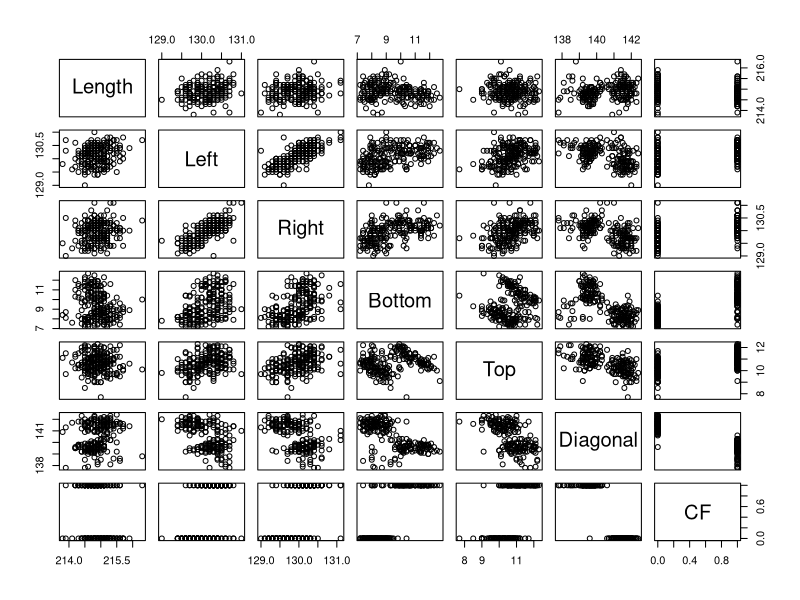
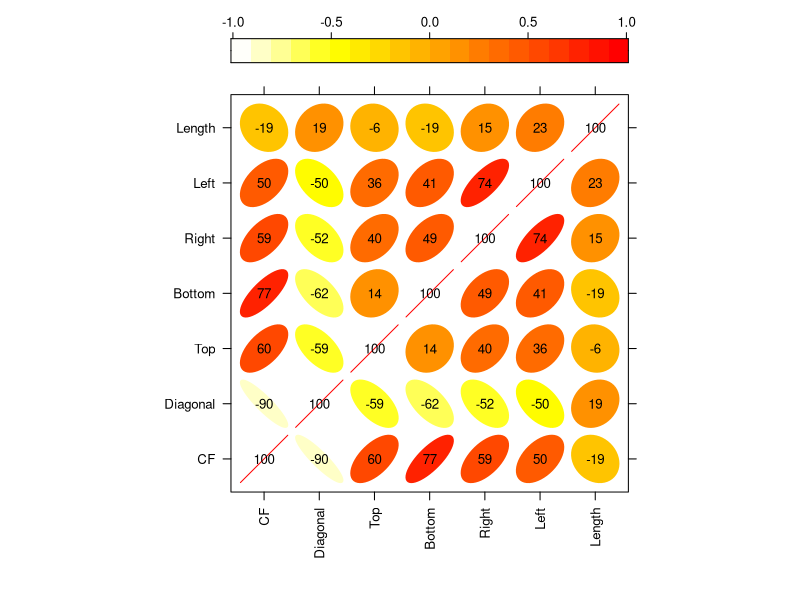
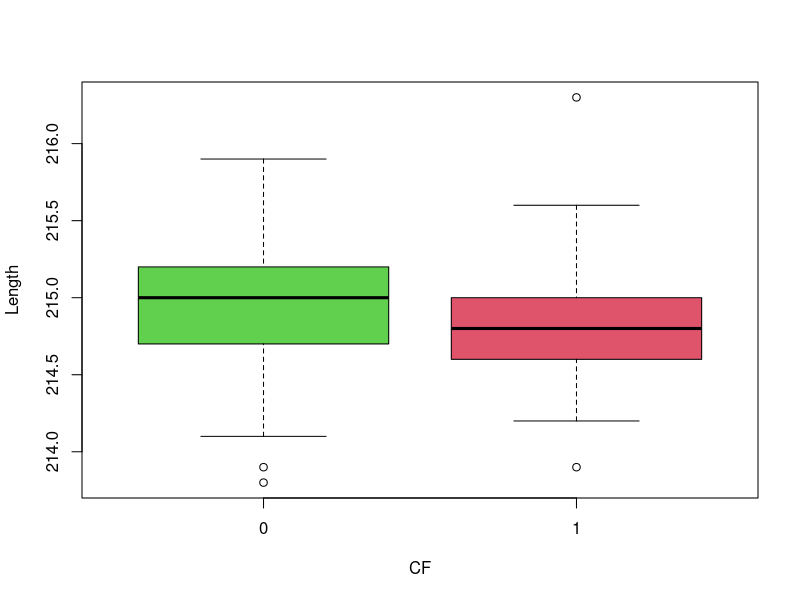
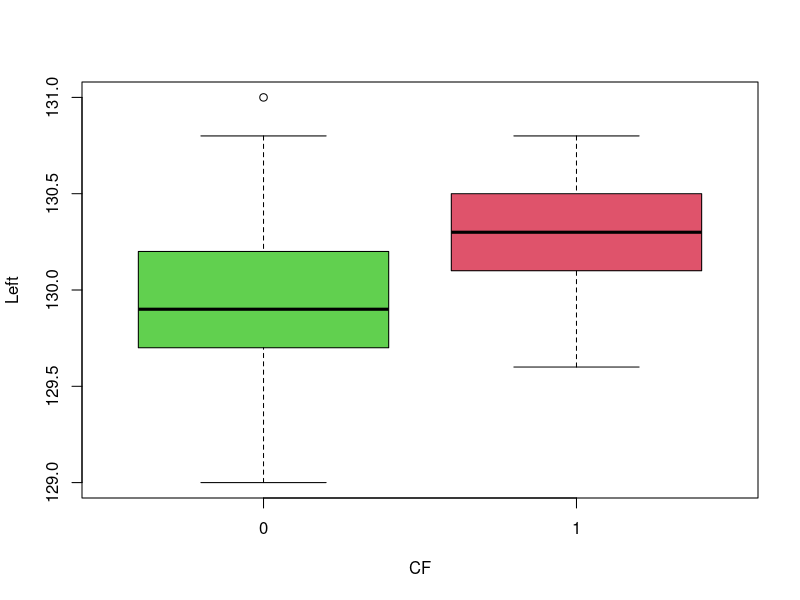
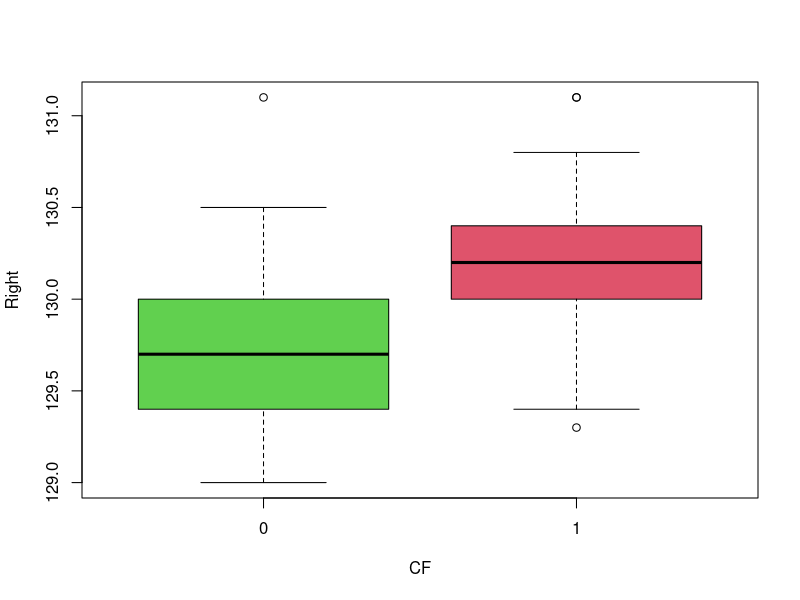
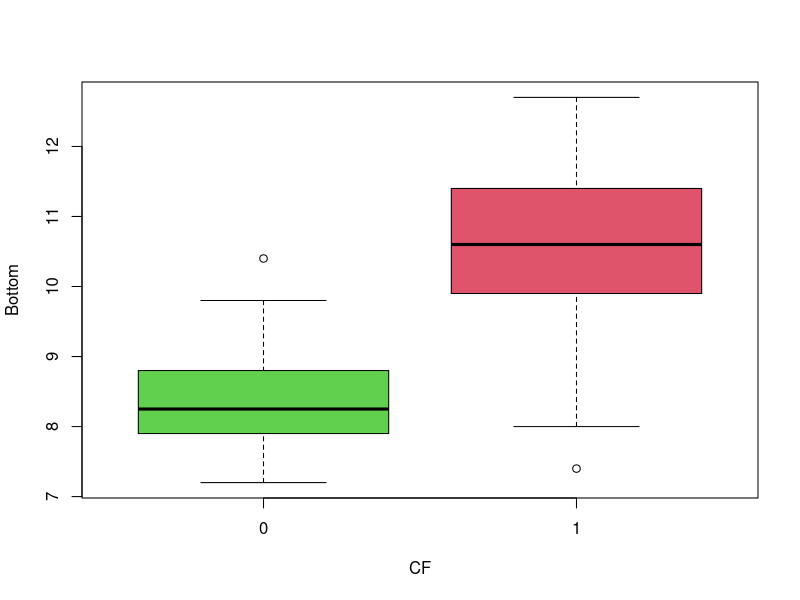
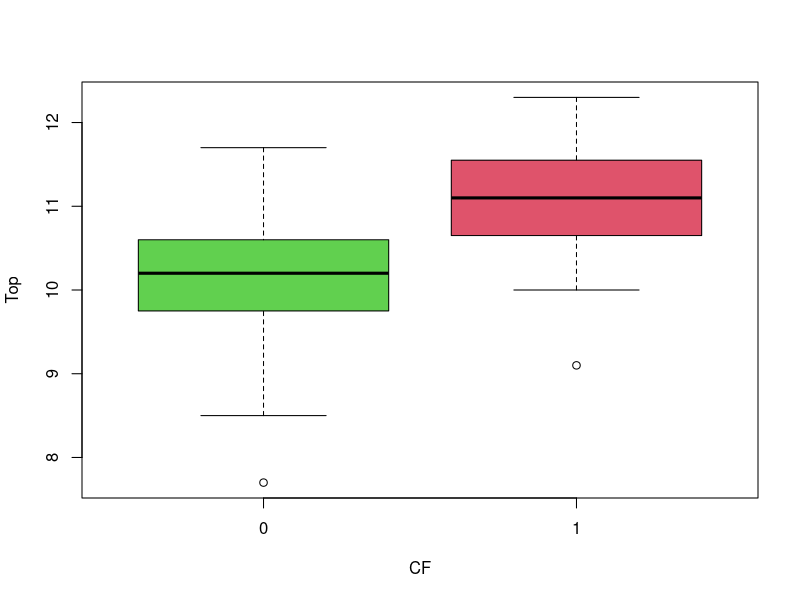
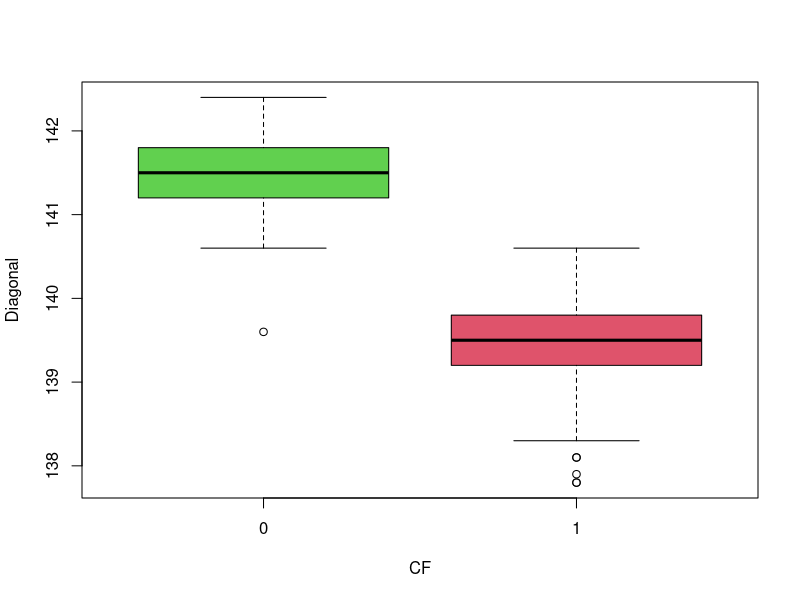

Reproduce these figures in R, in order.
## ---- chunk 1
sbn = read.csv('SBN.txt', sep='')
head(sbn)
## ---- chunk 2
sbn$CF = c(rep(0, 100), rep(1, 100))
head(sbn)
## ---- chunk 3
pairs(sbn)
## ---- chunk 4
library(lattice)
library(ellipse)

cor_df = cor(sbn)

# Function to generate correlation plot
panel.corrgram <- function(x, y, z, subscripts, at, level = 0.9, label = FALSE, ...) {
     require("ellipse", quietly = TRUE)
     x <- as.numeric(x)[subscripts]
     y <- as.numeric(y)[subscripts]
     z <- as.numeric(z)[subscripts]
     zcol <- level.colors(z, at = at,  ...)
     for (i in seq(along = z)) {
         ell=ellipse(z[i], level = level, npoints = 50, 
                     scale = c(.2, .2), centre = c(x[i], y[i]))
         panel.polygon(ell, col = zcol[i], border = zcol[i], ...)
     }
     if (label)
         panel.text(x = x, y = y, lab = 100 * round(z, 2), cex = 0.8,
                    col = "black")
 }

# Generate correlation plot
print(levelplot(cor_df[seq(7,1), seq(7,1)], at = do.breaks(c(-1.01, 1.01), 20),
           xlab = NULL, ylab = NULL, colorkey = list(space = "top"), col.regions=rev(heat.colors(100)),
           scales = list(x = list(rot = 90)),
           panel = panel.corrgram, label = TRUE))
## ---- chunk 5
# plotting `Length`
boxplot(Length~CF, data=sbn, col=c(3,2))
## ---- chunk 6
# plotting `Left`
boxplot(Left~CF, data=sbn, col=c(3,2))
## ---- chunk 7
# plotting `Right`
boxplot(Right~CF, data=sbn, col=c(3,2))
## ---- chunk 8
# plotting `Bottom`
boxplot(Bottom~CF, data=sbn, col=c(3,2))
## ---- chunk 9
# plotting `Top`
boxplot(Top~CF, data=sbn, col=c(3,2))
## ---- chunk 10
# plotting `Diagonal`
boxplot(Diagonal~CF, data=sbn, col=c(3,2))
## ---- chunk 11
CF_0 = sbn[sbn['CF'] == 0,]
CF_1 = sbn[sbn['CF'] == 1,]

sample_stats = rbind(colMeans(CF_0), colMeans(CF_1))
sample_stats
## ---- chunk 12
set.seed(99)

# 5 folds each with size of 40
k = 5
n = nrow(sbn) / k

# shuffling data frame
sbn = sbn[sample.int(nrow(sbn), replace=FALSE),]

# getting indexes for each k fold
indexes = c()
for (i in 1:k) {
  index = (1+(i-1)*n):(n+(i-1)*n)
  indexes = c(indexes, list(index))
}

# splitting into k validation and training sets
validation_1 = sbn[indexes[[1]],]
validation_2 = sbn[indexes[[2]],]
validation_3 = sbn[indexes[[3]],]
validation_4 = sbn[indexes[[4]],]
validation_5 = sbn[indexes[[5]],]
training_1 = sbn[-indexes[[1]],]
training_2 = sbn[-indexes[[2]],]
training_3 = sbn[-indexes[[3]],]
training_4 = sbn[-indexes[[4]],]
training_5 = sbn[-indexes[[5]],]
## ---- chunk 13
# plotting `Length`
hist(sbn$Length,
     xlab='Length',
     main='Distribution of Length')
## ---- chunk 14
# plotting `Top`
hist(sbn$Top,
     xlab='Top',
     main='Distribution of Top')
## ---- chunk 15
# plotting `Diagonal`
hist(sbn$Diagonal,
     xlab='Diagonal',
     main='Distribution of Diagonal')
## ---- chunk 16
LDA = function(train, val) {
  
  # getting count of each class
  n_CF_0 = length(train$CF) - sum(train$CF)
  n_CF_1 = sum(train$CF)

  # getting prior probabilities
  p_CF_0 = mean(train$CF)
  p_CF_1 = 1 - p_CF_0

  # getting sample mean vectors
  mean_CF_0 = colMeans(train[train$CF == 0,c(-7)])
  mean_CF_1 = colMeans(train[train$CF == 1,c(-7)])
  sample_means = rbind(mean_CF_0, mean_CF_1)

  # getting pooled sample covariance
  s_CF_0 = cov(train[train$CF==0,c(-7)])
  s_CF_1 = cov(train[train$CF==1,c(-7)])
  s_pooled = ((n_CF_0-1)*s_CF_0 + (n_CF_1-1)*s_CF_1) / (n_CF_0 + n_CF_1 - 2)
  
  # calculating coefficients alpha and beta
  s_inv = solve(s_pooled)
  
  # alpha
  alpha_CF_0 = -0.5*t(mean_CF_0) %*% s_inv %*% mean_CF_0 + log(p_CF_0)
  alpha_CF_1 = -0.5*t(mean_CF_1) %*% s_inv %*% mean_CF_1 + log(p_CF_1)
  
  # beta
  beta_CF_0 = s_inv %*% mean_CF_0
  beta_CF_1 = s_inv %*% mean_CF_1

  # predicting validation set
  prediction = c()
  label = c(0,1)
  
  for (i in 1:nrow(val)) {

    # single observation
    x = t(val[i,c(-7)])

    # calculating linear discriminant function
    d_CF_0 = alpha_CF_0 + t(beta_CF_0) %*% x
    d_CF_1 = alpha_CF_1 + t(beta_CF_1) %*% x

    # classifying observation as class with greatest LD value
    d_vec = c(d_CF_0, d_CF_1)
    prediction = append(prediction, label[which.max(d_vec)])
  }

  # adding prediction column to validation set
  output = data.frame(val)
  output$prediction = prediction
  
  return(output)
}

# LDA on fold #1
head(LDA(training_1, validation_1))
## ---- chunk 17
performance = data.frame(row.names=c('fold_1', 'fold_2', 'fold_3', 'fold_4', 'fold_5' ))

acc_1 = mean(validation_1$CF == LDA(training_1, validation_1)$prediction)
acc_2 = mean(validation_2$CF == LDA(training_2, validation_2)$prediction)
acc_3 = mean(validation_3$CF == LDA(training_3, validation_3)$prediction)
acc_4 = mean(validation_4$CF == LDA(training_4, validation_4)$prediction)
acc_5 = mean(validation_5$CF == LDA(training_5, validation_5)$prediction)

performance$LDA_acc = c(acc_1, acc_2, acc_3, acc_4, acc_5)
performance
## ---- chunk 18
logistic = function(train, val) {
  
  # getting our features and target
  y = train$CF
  length = train$Length
  left = train$Left
  right = train$Right
  bottom = train$Bottom
  top = train$Top
  diagonal = train$Diagonal
  
  # creating a multiple logistic regression model
  all.fit = glm(y~length+left+right+bottom+top+diagonal, data=train, family=binomial)
  
  # creating prediction function
prob = function(x){
  x = c(1,x)
  probability = as.numeric(as.numeric(x %*% all.fit$coefficients))
  probability = 1 / (1+exp(-probability))
  return(probability)
}

  # applying prediction function to validation set and adding probability and prediction columns
  thresh = 0.90
  probability = apply(val[,c(-7)], FUN=prob, 1)
  prediction = as.numeric(probability > thresh)
  
  output = data.frame(val)
  output$probability = probability
  output$prediction = prediction
  
  return(output)
}

# logistic regression on fold #1
head(logistic(training_1, validation_1))
## ---- chunk 19
acc_1 = mean(validation_1$CF == logistic(training_1, validation_1)$prediction)
acc_2 = mean(validation_2$CF == logistic(training_2, validation_2)$prediction)
acc_3 = mean(validation_3$CF == logistic(training_3, validation_3)$prediction)
acc_4 = mean(validation_4$CF == logistic(training_4, validation_4)$prediction)
acc_5 = mean(validation_5$CF == logistic(training_5, validation_5)$prediction)

performance$logistic_acc = c(acc_1, acc_2, acc_3, acc_4, acc_5)
performance
## ---- chunk 20
# function to generate scree plot
scree = function(train, fold) {
  
  # formatting graph
  par(mfrow=c(1,2))
  
  # eigenvalue decomposition
  pca_result = prcomp(train[,c(-7)], scale=TRUE)
  eigen_value = pca_result$sdev^2
  prop_eigen = eigen_value / sum(eigen_value)
  
  # creating scree plot
  plot(prop_eigen,
       xlab='Principal Component',
       ylab='Eigenvalue',
       main=sprintf('Fold #%i', fold),
       type='b',
       col='red')
  
  # creating cumulative proportion plot
  plot(cumsum(prop_eigen),
       xlab='Principal Component',
       ylab='Cum. Prop. of Var. Explained',
       main=sprintf('Fold #%i', fold),
       type='b',
       col='blue')
}

# generating plots for each fold
scree(training_1, 1)
scree(training_2, 2)
scree(training_3, 3)
scree(training_4, 4)
scree(training_5, 5)
## ---- chunk 21
factanal(training_1[,-c(7)], factors=2, rotation='varimax')
## ---- chunk 22
fact_LDA = function(train_df, val_df) {
  
  train = data.frame(train_df)
  val = data.frame(val_df)
  
  # conducting factor analysis with 2 factors and getting loadings
  fact = factanal(train[,-c(7)], factors=2, rotation='varimax')
  loadings = fact$loadings[,1:2]
  
  # using factor loadings to reduce dimensions: 6 -> 2
  train = data.frame(as.matrix(train[,c(-7)]) %*% loadings)
  train$CF = train_df$CF
  val = data.frame(as.matrix(val[,c(-7)]) %*% loadings)
  val$CF = val_df$CF
  
  # getting count of each class
  n_CF_0 = length(train$CF) - sum(train$CF)
  n_CF_1 = sum(train$CF)

  # getting prior probabilities
  p_CF_0 = mean(train$CF)
  p_CF_1 = 1 - p_CF_0

  # getting sample mean vectors
  mean_CF_0 = colMeans(train[train$CF == 0,c(-3)])
  mean_CF_1 = colMeans(train[train$CF == 1,c(-3)])
  sample_means = rbind(mean_CF_0, mean_CF_1)

  # getting pooled sample covariance
  s_CF_0 = cov(train[train$CF==0,c(-3)])
  s_CF_1 = cov(train[train$CF==1,c(-3)])
  s_pooled = ((n_CF_0-1)*s_CF_0 + (n_CF_1-1)*s_CF_1) / (n_CF_0 + n_CF_1 - 2)

  # calculating coefficients alpha and beta
  s_inv = solve(s_pooled)

  # alpha
  alpha_CF_0 = -0.5*t(mean_CF_0) %*% s_inv %*% mean_CF_0 + log(p_CF_0)
  alpha_CF_1 = -0.5*t(mean_CF_1) %*% s_inv %*% mean_CF_1 + log(p_CF_1)

  # beta
  beta_CF_0 = s_inv %*% mean_CF_0
  beta_CF_1 = s_inv %*% mean_CF_1

  # predicting validation set
  prediction = c()
  label = c(0,1)

  for (i in 1:nrow(val)) {

    # single observation
    x = t(val[i,c(-3)])

    # calculating linear discriminant function
    d_CF_0 = alpha_CF_0 + t(beta_CF_0) %*% x
    d_CF_1 = alpha_CF_1 + t(beta_CF_1) %*% x

    # classifying observation as class with greatest LD value
    d_vec = c(d_CF_0, d_CF_1)
    prediction = append(prediction, label[which.max(d_vec)])
  }

  # adding prediction column to validation set
  output = data.frame(val)
  output$prediction = prediction

  return(output)
}

# factor analysis and LDA on fold #1
head(fact_LDA(training_1, validation_1))
## ---- chunk 23
acc_1 = mean(validation_1$CF == fact_LDA(training_1, validation_1)$prediction)
acc_2 = mean(validation_2$CF == fact_LDA(training_2, validation_2)$prediction)
acc_3 = mean(validation_3$CF == fact_LDA(training_3, validation_3)$prediction)
acc_4 = mean(validation_4$CF == fact_LDA(training_4, validation_4)$prediction)
acc_5 = mean(validation_5$CF == fact_LDA(training_5, validation_5)$prediction)

performance$fact_LDA_acc = c(acc_1,acc_2,acc_3,acc_4,acc_5)
performance
## ---- chunk 24
fact_logistic = function(train_df, val_df) {
  
  train = data.frame(train_df)
  val = data.frame(val_df)
  
  # conducting factor analysis with 2 factors and getting loadings
  fact = factanal(train[,-c(7)], factors=2, rotation='varimax')
  loadings = fact$loadings[,1:2]
  
  # using factor loadings to reduce dimensions: 6 -> 2
  train = data.frame(as.matrix(train[,c(-7)]) %*% loadings)
  train$CF = train_df$CF
  val = data.frame(as.matrix(val[,c(-7)]) %*% loadings)
  val$CF = val_df$CF
  
  # getting our features and target
  y = train$CF
  factor_1 = train[,c(1)]
  factor_2 = train[,c(2)]
  
  # creating a multiple logistic regression model
  all.fit = glm(y~factor_1+factor_2, data=train, family=binomial)
  
  # creating prediction function
prob = function(x){
  x = c(1,x)
  probability = as.numeric(as.numeric(x %*% all.fit$coefficients))
  probability = 1 / (1+exp(-probability))
  return(probability)
}

  # applying prediction function to validation set and adding probability and prediction columns
  thresh = 0.90
  probability = apply(val[,c(-3)], FUN=prob, 1)
  prediction = as.numeric(probability > thresh)
  
  output = data.frame(val)
  output$probability = probability
  output$prediction = prediction
  
  return(output)
}

# factor analysis and logistic regression on fold #1
head(fact_logistic(training_1, validation_1))
## ---- chunk 25
acc_1 = mean(validation_1$CF == fact_logistic(training_1, validation_1)$prediction)
acc_2 = mean(validation_2$CF == fact_logistic(training_2, validation_2)$prediction)
acc_3 = mean(validation_3$CF == fact_logistic(training_3, validation_3)$prediction)
acc_4 = mean(validation_4$CF == fact_logistic(training_4, validation_4)$prediction)
acc_5 = mean(validation_5$CF == fact_logistic(training_5, validation_5)$prediction)

performance$fact_logistic_acc = c(acc_1, acc_2, acc_3, acc_4, acc_5)
performance
## ---- chunk 26
performance
